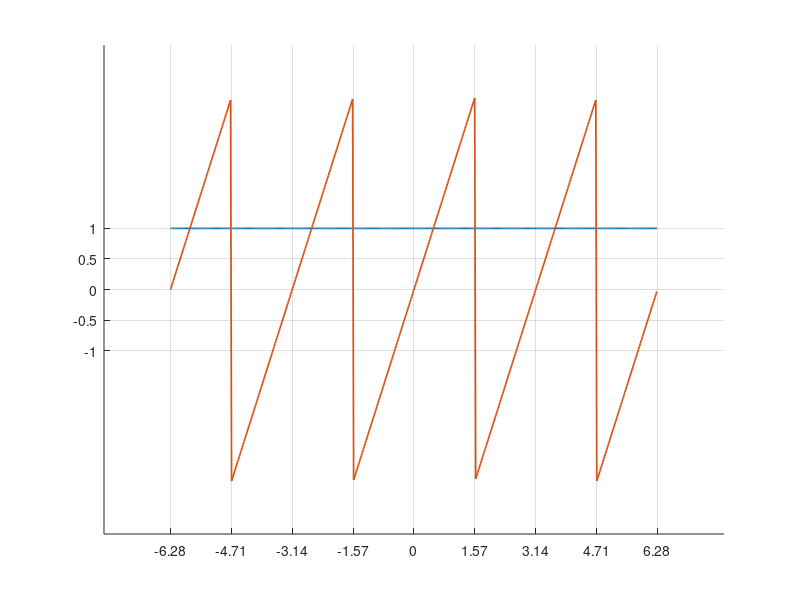

Source code (MATLAB):
A = 1;
Omega = 2;
Theta = 0;

grid on
set(gca, 'xtick', [-6.28 : 1.57 : 6.28]);
set(gca, 'ytick', [-A : 0.5*A : A]);
hold on;
t2 = -2*pi : 0.025 : 2*pi;


xa2 = A * exp(1j*(Omega*t2+Theta));
x_real = real(xa2)
x_im = imag(xa2)
%plot(t2,x_real, 'LineWidth', 1.25);
%plot(t2,x_im, 'LineWidth', 1.25);

x_mag = abs(xa2)
x_fase = angle(xa2)
plot(t2,x_mag, 'LineWidth', 1.25);
plot(t2,x_fase, 'LineWidth', 1.25);
